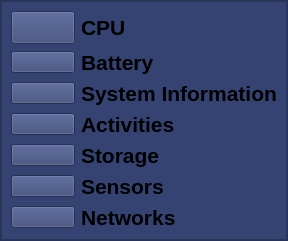
        <widget class="QFrame" name="left_menu_cont_frame">
         <property name="minimumSize">
          <size>
           <width>40</width>
           <height>0</height>
          </size>
         </property>
         <property name="maximumSize">
          <size>
           <width>16777215</width>
           <height>16777215</height>
          </size>
         </property>
         <property name="styleSheet">
          <string notr="true">background-color: rgb(53, 67, 115);</string>
         </property>
         <property name="frameShape">
          <enum>QFrame::StyledPanel</enum>
         </property>
         <property name="frameShadow">
          <enum>QFrame::Raised</enum>
         </property>
         <layout class="QHBoxLayout" name="horizontalLayout_9">
          <property name="spacing">
           <number>0</number>
          </property>
          <property name="leftMargin">
           <number>0</number>
          </property>
          <property name="topMargin">
           <number>0</number>
          </property>
          <property name="rightMargin">
           <number>0</number>
          </property>
          <property name="bottomMargin">
           <number>0</number>
          </property>
          <item>
           <widget class="QFrame" name="menu_frame">
            <property name="minimumSize">
             <size>
              <width>0</width>
              <height>0</height>
             </size>
            </property>
            <property name="frameShape">
             <enum>QFrame::StyledPanel</enum>
            </property>
            <property name="frameShadow">
             <enum>QFrame::Raised</enum>
            </property>
            <layout class="QGridLayout" name="gridLayout">
             <item row="6" column="0">
              <widget class="QPushButton" name="network_button">
               <property name="text">
                <string/>
               </property>
               <property name="icon">
                <iconset resource="icons.qrc">
                 <normaloff>:/icons/icons/wifi.svg</normaloff>:/icons/icons/wifi.svg</iconset>
               </property>
               <property name="iconSize">
                <size>
                 <width>32</width>
                 <height>32</height>
                </size>
               </property>
              </widget>
             </item>
             <item row="0" column="0">
              <widget class="QPushButton" name="cpu_button">
               <property name="font">
                <font>
                 <pointsize>16</pointsize>
                 <bold>true</bold>
                </font>
               </property>
               <property name="text">
                <string/>
               </property>
               <property name="icon">
                <iconset resource="icons.qrc">
                 <normaloff>:/icons/icons/cpu.svg</normaloff>:/icons/icons/cpu.svg</iconset>
               </property>
               <property name="iconSize">
                <size>
                 <width>32</width>
                 <height>32</height>
                </size>
               </property>
              </widget>
             </item>
             <item row="5" column="0">
              <widget class="QPushButton" name="sensor_button">
               <property name="text">
                <string/>
               </property>
               <property name="icon">
                <iconset resource="icons.qrc">
                 <normaloff>:/icons/icons/thermometer.svg</normaloff>:/icons/icons/thermometer.svg</iconset>
               </property>
               <property name="iconSize">
                <size>
                 <width>32</width>
                 <height>32</height>
                </size>
               </property>
              </widget>
             </item>
             <item row="3" column="0">
              <widget class="QPushButton" name="activity_button">
               <property name="text">
                <string/>
               </property>
               <property name="icon">
                <iconset resource="icons.qrc">
                 <normaloff>:/icons/icons/activity.svg</normaloff>:/icons/icons/activity.svg</iconset>
               </property>
               <property name="iconSize">
                <size>
                 <width>32</width>
                 <height>32</height>
                </size>
               </property>
              </widget>
             </item>
             <item row="2" column="0">
              <widget class="QPushButton" name="sys_info_button">
               <property name="text">
                <string/>
               </property>
               <property name="icon">
                <iconset resource="icons.qrc">
                 <normaloff>:/icons/icons/hard-drive.svg</normaloff>:/icons/icons/hard-drive.svg</iconset>
               </property>
               <property name="iconSize">
                <size>
                 <width>32</width>
                 <height>32</height>
                </size>
               </property>
              </widget>
             </item>
             <item row="1" column="0">
              <widget class="QPushButton" name="battery_button">
               <property name="text">
                <string/>
               </property>
               <property name="icon">
                <iconset resource="icons.qrc">
                 <normaloff>:/icons/icons/battery-charging.svg</normaloff>:/icons/icons/battery-charging.svg</iconset>
               </property>
               <property name="iconSize">
                <size>
                 <width>32</width>
                 <height>32</height>
                </size>
               </property>
              </widget>
             </item>
             <item row="4" column="0">
              <widget class="QPushButton" name="storage_button">
               <property name="text">
                <string/>
               </property>
               <property name="icon">
                <iconset resource="icons.qrc">
                 <normaloff>:/icons/icons/disc.svg</normaloff>:/icons/icons/disc.svg</iconset>
               </property>
               <property name="iconSize">
                <size>
                 <width>32</width>
                 <height>32</height>
                </size>
               </property>
              </widget>
             </item>
             <item row="6" column="1">
              <widget class="QLabel" name="label_10">
               <property name="font">
                <font>
                 <pointsize>16</pointsize>
                 <bold>true</bold>
                </font>
               </property>
               <property name="text">
                <string>Networks</string>
               </property>
              </widget>
             </item>
             <item row="5" column="1">
              <widget class="QLabel" name="label_9">
               <property name="font">
                <font>
                 <pointsize>16</pointsize>
                 <bold>true</bold>
                </font>
               </property>
               <property name="text">
                <string>Sensors</string>
               </property>
              </widget>
             </item>
             <item row="4" column="1">
              <widget class="QLabel" name="label_8">
               <property name="font">
                <font>
                 <pointsize>16</pointsize>
                 <bold>true</bold>
                </font>
               </property>
               <property name="text">
                <string>Storage</string>
               </property>
              </widget>
             </item>
             <item row="3" column="1">
              <widget class="QLabel" name="label_7">
               <property name="font">
                <font>
                 <pointsize>16</pointsize>
                 <bold>true</bold>
                </font>
               </property>
               <property name="text">
                <string>Activities</string>
               </property>
              </widget>
             </item>
             <item row="2" column="1">
              <widget class="QLabel" name="label_6">
               <property name="font">
                <font>
                 <pointsize>16</pointsize>
                 <bold>true</bold>
                </font>
               </property>
               <property name="text">
                <string>System Information</string>
               </property>
              </widget>
             </item>
             <item row="1" column="1">
              <widget class="QLabel" name="label_5">
               <property name="font">
                <font>
                 <pointsize>16</pointsize>
                 <bold>true</bold>
                </font>
               </property>
               <property name="text">
                <string>Battery</string>
               </property>
              </widget>
             </item>
             <item row="0" column="1">
              <widget class="QLabel" name="label_4">
               <property name="font">
                <font>
                 <pointsize>16</pointsize>
                 <bold>true</bold>
                </font>
               </property>
               <property name="styleSheet">
                <string notr="true"/>
               </property>
               <property name="text">
                <string>CPU</string>
               </property>
              </widget>
             </item>
            </layout>
           </widget>
          </item>
         </layout>
        </widget>
